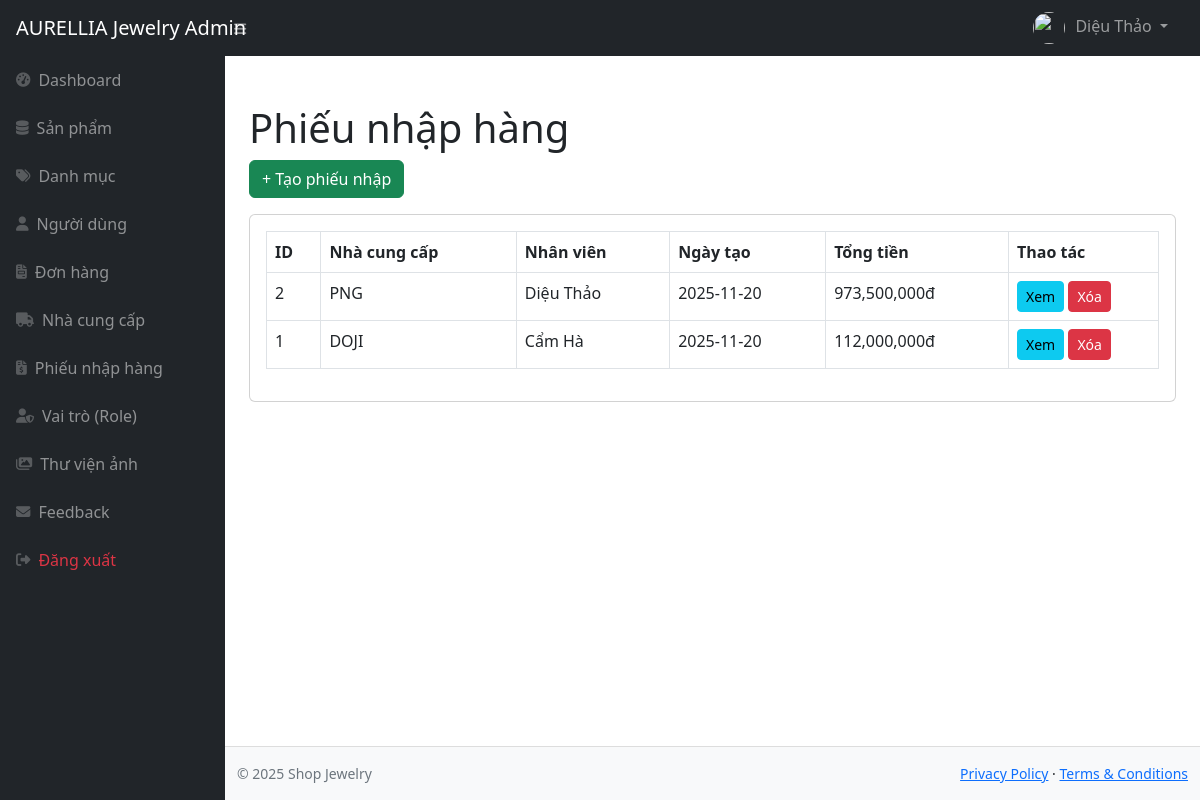
Before: /admin/index.php?act=import (signed in) with the older database file.
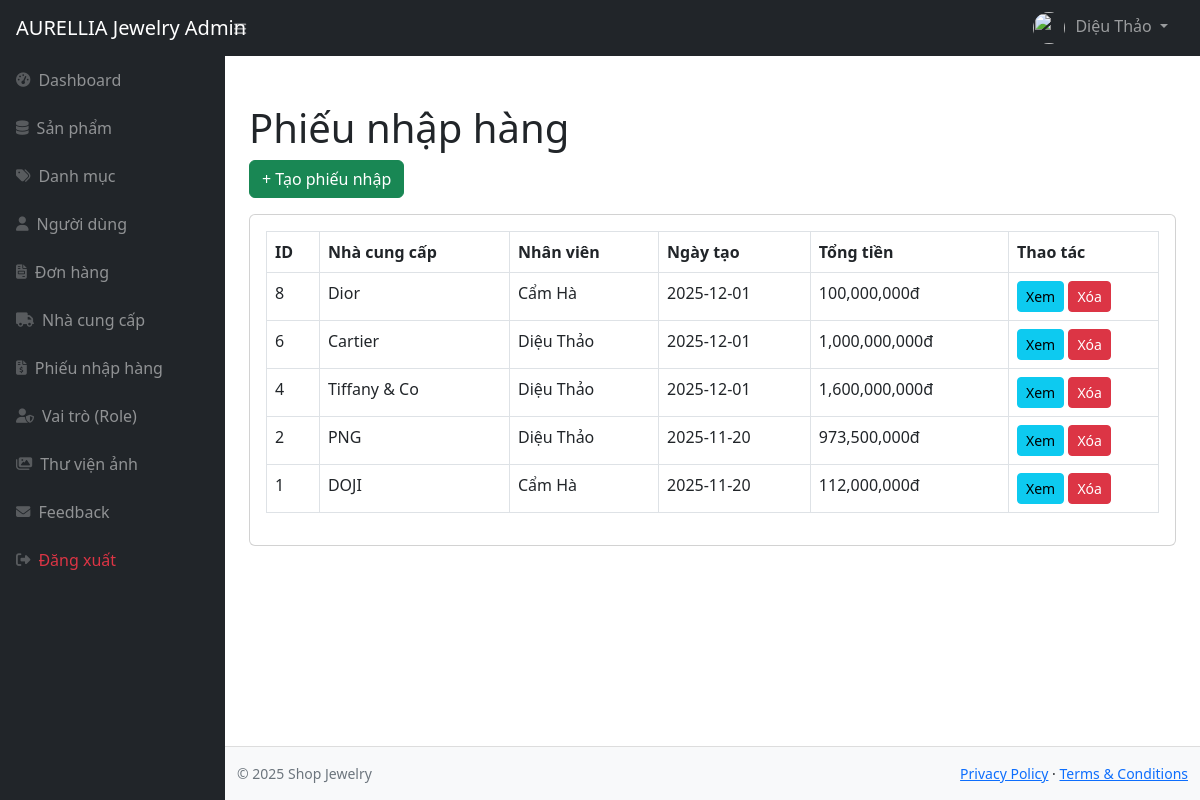
After: the same page with the newer database file.
### tables this page shows
CREATE TABLE `import` (
  `id` int(11) NOT NULL,
  `total_import_order` int(11) DEFAULT NULL,
  `user_id` int(11) DEFAULT NULL,
  `supplier_id` int(11) DEFAULT NULL,
  `created_at` date DEFAULT NULL,
  `isDeleted` int(11) DEFAULT NULL
);

CREATE TABLE `supplier` (
  `id` int(11) NOT NULL,
  `name` varchar(255) DEFAULT NULL,
  `address` varchar(255) DEFAULT NULL,
  `contact` varchar(255) DEFAULT NULL,
  `isDeleted` tinyint(1) DEFAULT 0
);

CREATE TABLE `user` (
  `id` int(11) NOT NULL,
  `fullname` varchar(255) NOT NULL,
  `email` varchar(255) NOT NULL,
  `phone_number` varchar(255) DEFAULT NULL,
  `password` varchar(255) DEFAULT NULL,
  `role_id` int(11) DEFAULT NULL,
  `created_at` date DEFAULT NULL,
  `updated_at` date DEFAULT NULL,
  `deleted` int(11) DEFAULT NULL,
  `reset_token` varchar(255) DEFAULT NULL,
  `token_expiry` datetime DEFAULT NULL
);

### admin/controllers/ImportController.php (called while the page is built, shortened)
<?php
require "models/ImportModel.php";
class ImportController {
    private $model;
    function __construct($db) {
        $this->model = new ImportModel($db);
    }
    function index() {
        $imports = $this->model->getAll();
        include "layouts/main.php";
    }
}

### admin/models/ImportModel.php (called while the page is built, shortened)
<?php
class ImportModel
{
    private $conn;
    function __construct($db)
    {
        $this->conn = $db;
    }
    function getAll()
    {
        $sql = "
        SELECT import.*,
               supplier.name AS supplier_name,
               user.fullname AS user_name
        FROM import
        JOIN supplier ON supplier.id = import.supplier_id
        JOIN user ON user.id = import.user_id
        WHERE import.isDeleted = 0
        ORDER BY import.id DESC
    ";
        return $this->conn->query($sql);
    }
}

### admin/views/import/list.php (the view)
<h1 class="mt-4">Phiếu nhập hàng</h1>
<a href="index.php?act=import-create" class="btn btn-success mb-3">+ Tạo phiếu nhập</a>
<div class="card">
    <div class="card-body">
        <table class="table table-bordered">
            <thead>
                <tr>
                    <th>ID</th>
                    <th>Nhà cung cấp</th>
                    <th>Nhân viên</th>
                    <th>Ngày tạo</th>
                    <th>Tổng tiền</th>
                    <th width="150">Thao tác</th>
                </tr>
            </thead>
            <tbody>
                <?php foreach ($imports as $i): ?>
                    <tr>
                        <td><?= $i['id'] ?></td>
                        <td><?= $i['supplier_name'] ?></td>
                        <td><?= $i['user_name'] ?></td>
                        <td><?= $i['created_at'] ?></td>
                        <td><?= number_format($i['total_import_order']) ?>đ</td>
                        <td>
                            <a href="index.php?act=import-detail&id=<?= $i["id"] ?>"
                                class="btn btn-info btn-sm">
                                Xem
                            </a>
                            <a href="index.php?act=import-delete&id=<?= $i['id'] ?>" class="btn btn-sm btn-danger"
                                onclick="return confirm('Xóa?')">Xóa</a>
                        </td>
                    </tr>
                <?php endforeach ?>
            </tbody>
        </table>
    </div>
</div>

### admin/index.php (shortened to what this page needs)
<?php
$conn = new mysqli("localhost:3307", "root", "", "web_trang_suc");
$act = $_GET['act'] ?? "dashboard";
switch ($act) {
    case "import":
        require "controllers/ImportController.php";
        $c = new ImportController($conn);
        $c->index();
        break;
}

### admin/layouts/main.php (shortened to what this page needs)
<!DOCTYPE html>
<html lang="en">
<head>
    <link href="assets/css/styles.css" rel="stylesheet" />
    <link href="assets/vendor/css/all.min.css" rel="stylesheet" />
    <link rel="stylesheet" href="https://cdnjs.cloudflare.com/ajax/libs/font-awesome/6.5.1/css/all.min.css" />
</head>
<body class="sb-nav-fixed">
    <?php include "navbar.php"; ?>
    <div id="layoutSidenav">
        <?php include "sidebar.php"; ?>
        <div id="layoutSidenav_content">
            <main class="p-4">
                <?php include $view; ?>
            </main>
            <?php include "footer.php"; ?>
</body>
</html>

### admin/layouts/navbar.php (shortened to what this page needs)
<?php
$adminName = $_SESSION["fullname"] ?? "Admin";
$adminAvatar = "../assets/imgs/admin/admin.jpg";
?>
<nav class="sb-topnav navbar navbar-expand navbar-dark bg-dark">
    <a class="navbar-brand ps-3" href="index.php">AURELLIA Jewelry Admin</a>
    <button class="btn btn-link btn-sm order-1 order-lg-0 me-4" id="sidebarToggle">
        <i class="fas fa-bars"></i>
    </button>
    <ul class="navbar-nav ms-auto me-3 me-lg-4">
        <li class="nav-item dropdown">
            <a class="nav-link dropdown-toggle" id="navbarDropdown" href="#" role="button"
                data-bs-toggle="dropdown" aria-expanded="false">
                <img src="<?= $adminAvatar ?>"
                     style="width:32px; height:32px; border-radius:50%; object-fit:cover; margin-right:6px;">
                <?= $adminName ?>
            </a>
        </li>
    </ul>
</nav>

### admin/layouts/sidebar.php
<div id="layoutSidenav_nav">
    <nav class="sb-sidenav accordion sb-sidenav-dark" id="sidenavAccordion">
        <div class="sb-sidenav-menu">
            <div class="nav">
                <a class="nav-link" href="index.php?act=dashboard">
                    <div class="sb-nav-link-icon"><i class="fa-solid fa-tachometer-alt"></i></div>
                    Dashboard
                </a>
                <a class="nav-link" href="index.php?act=products">
                    <div class="sb-nav-link-icon"><i class="fa-solid fa-database"></i></div>
                    Sản phẩm
                </a>
                <a class="nav-link" href="index.php?act=category">
                    <div class="sb-nav-link-icon"><i class="fa-solid fa-tags"></i></div>
                    Danh mục
                </a>
                <a class="nav-link" href="index.php?act=users">
                    <div class="sb-nav-link-icon"><i class="fa-solid fa-user"></i></div>
                    Người dùng
                </a>
                <a class="nav-link" href="index.php?act=order">
                    <div class="sb-nav-link-icon"><i class="fa-solid fa-file-invoice"></i></div>
                    Đơn hàng
                </a>
                <a class="nav-link" href="index.php?act=supplier">
                    <div class="sb-nav-link-icon"><i class="fa-solid fa-truck"></i></div>
                    Nhà cung cấp
                </a>
                <a class="nav-link" href="index.php?act=import">
                    <div class="sb-nav-link-icon"><i class="fa-solid fa-file-invoice-dollar"></i></div>
                    Phiếu nhập hàng
                </a>
                <a class="nav-link" href="index.php?act=roles">
                    <div class="sb-nav-link-icon"><i class="fa-solid fa-user-shield"></i></div>
                    Vai trò (Role)
                </a>
                <a class="nav-link" href="index.php?act=galleries">
                    <div class="sb-nav-link-icon"><i class="fa-solid fa-images"></i></div>
                    Thư viện ảnh
                </a>
                <a class="nav-link" href="index.php?act=contact">
                    <div class="sb-nav-link-icon"><i class="fa-solid fa-envelope"></i></div>
                    Feedback
                </a>
                <a class="nav-link text-danger" href="../includes/logout.inc.php"
                   onclick="return confirm('Bạn muốn đăng xuất?')">
                    <div class="sb-nav-link-icon"><i class="fa-solid fa-right-from-bracket"></i></div>
                    Đăng xuất
                </a>
            </div>
        </div>
    </nav>
</div>

### admin/layouts/footer.php
<footer class="bg-light py-3 mt-auto" style="border-top: 1px solid #ddd;">
    <div class="container-fluid">
        <div class="d-flex justify-content-between align-items-center small">
            <div class="text-muted">
                © 2025 Shop Jewelry
            </div>
            <div>
                <a href="#">Privacy Policy</a>
                &middot;
                <a href="#">Terms & Conditions</a>
            </div>
        </div>
    </div>
</footer>
</div>
</body>
</html>

Changed rows visible on the page:
added import: id "8", supplier.name "Dior", user.fullname "Cẩm Hà", created_at "2025-12-01", total_import_order "100,000,000"
added import: id "6", supplier.name "Cartier", user.fullname "Diệu Thảo", created_at "2025-12-01", total_import_order "1,000,000,000"
added import: id "4", supplier.name "Tiffany & Co", user.fullname "Diệu Thảo", created_at "2025-12-01", total_import_order "1,600,000,000"
